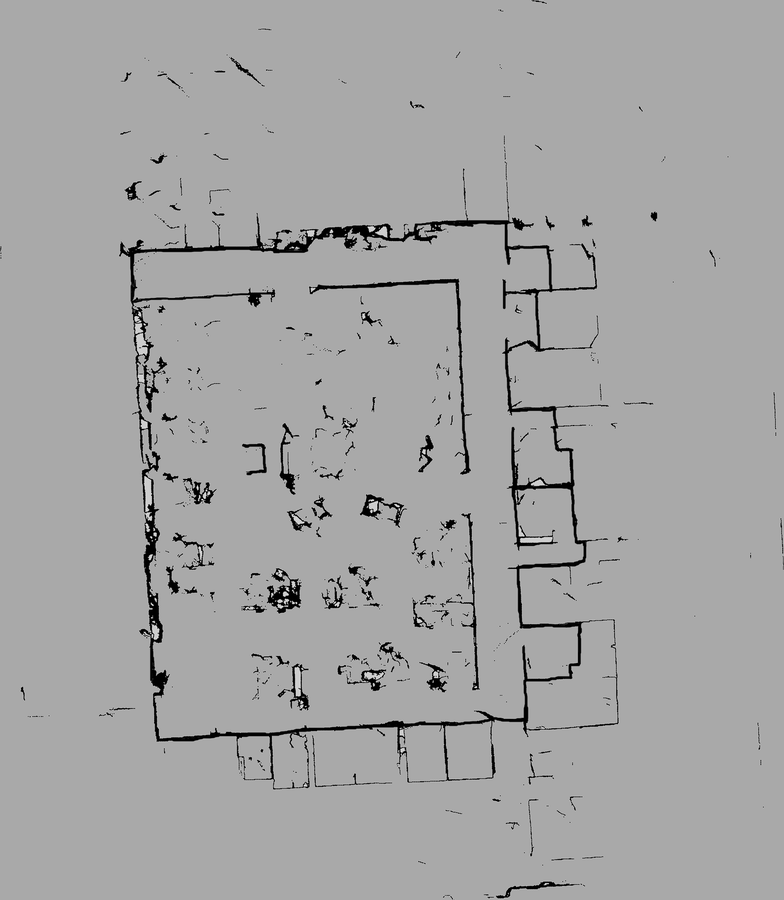
#> input picture homography scripts/map_alpha_processed.png, 784 x 900 px, shrunk from 2149 x 2465 before the run, found by its file name
$ python matplotlib_viewer.py
#> lines starting #> are read from the running program, lines starting #| are printed output that depends on the picture
import matplotlib.pyplot as plt
import matplotlib.image as mpimg
import pandas as pd
import cv2
import os
from matplotlib.offsetbox import OffsetImage, AnnotationBbox

# === Config ===
CSV_PATH = "/home/rainier/ros2_ws/src/littleslam_ros2/homography scripts/hugo image set/path_with_images.csv"
MAP_IMAGE_PATH = "/home/rainier/ros2_ws/src/littleslam_ros2/homography scripts/map_alpha_processed.png"
IMAGE_FOLDER = "/home/rainier/ros2_ws/src/littleslam_ros2/homography scripts/hugo image set"

def load_data(csv_path):
    df = pd.read_csv(csv_path)
#> (reads homography scripts/hugo image set/path_with_images.csv from the repository)
    print(f"[INFO] Loaded {len(df)} points from CSV.")
    return df

def rotate_image_clockwise(image):
    return cv2.rotate(image, cv2.ROTATE_90_CLOCKWISE)

def main():
    df = load_data(CSV_PATH)

    # Load and rotate the background map image
    map_img = mpimg.imread(MAP_IMAGE_PATH)
#> map_img is the input picture: shape (900, 784, 4) float32; mean R, G, B, A 0.64, 0.64, 0.64, 1
    rotated_map = rotate_image_clockwise(map_img)
#> in rotate_image_clockwise, `return cv2.rotate(image, cv2.ROTATE_90_CLOCKWISE)`:
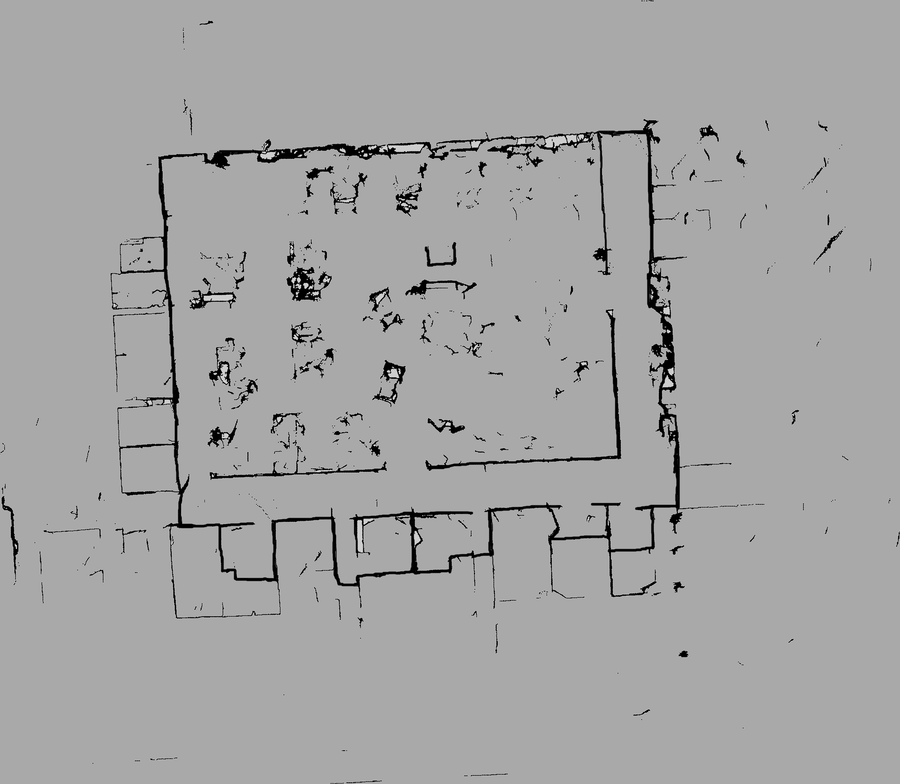
#> returned value: shape (784, 900, 4) float32; mean of channels 0, 1, 2, 3 0.639, 0.639, 0.639, 1; drawn as B, G, R

    # Plot the rotated image
    fig, ax = plt.subplots(figsize=(10, 8))
    ax.imshow(rotated_map)
#> (the run stopped early here; a loop or call above may not have finished)
